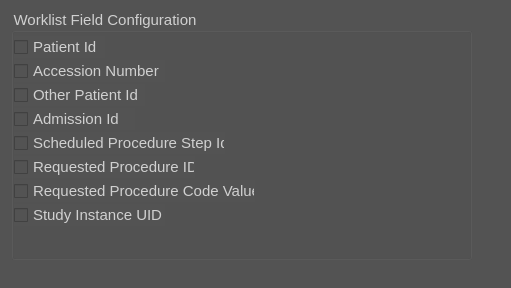
<?xml version="1.0" encoding="UTF-8"?>
<ui version="4.0">
 <class>WorklistFieldConfigurationWidget</class>
 <widget class="QWidget" name="WorklistFieldConfigurationWidget">
  <property name="geometry">
   <rect>
    <x>0</x>
    <y>0</y>
    <width>511</width>
    <height>288</height>
   </rect>
  </property>
  <property name="font">
   <font>
    <pointsize>11</pointsize>
   </font>
  </property>
  <property name="windowTitle">
   <string>Form</string>
  </property>
  <property name="styleSheet">
   <string notr="true">background-color: rgb(83, 83, 83);
color: rgb(208, 208, 208);</string>
  </property>
  <widget class="QGroupBox" name="worklistGroupBox">
   <property name="geometry">
    <rect>
     <x>11</x>
     <y>9</y>
     <width>461</width>
     <height>251</height>
    </rect>
   </property>
   <property name="sizePolicy">
    <sizepolicy hsizetype="Preferred" vsizetype="Preferred">
     <horstretch>0</horstretch>
     <verstretch>0</verstretch>
    </sizepolicy>
   </property>
   <property name="font">
    <font>
     <pointsize>11</pointsize>
    </font>
   </property>
   <property name="title">
    <string>Worklist Field Configuration</string>
   </property>
   <widget class="QCheckBox" name="patientIDCheckBox">
    <property name="geometry">
     <rect>
      <x>3</x>
      <y>27</y>
      <width>91</width>
      <height>22</height>
     </rect>
    </property>
    <property name="font">
     <font>
      <pointsize>11</pointsize>
     </font>
    </property>
    <property name="text">
     <string>Patient Id</string>
    </property>
   </widget>
   <widget class="QCheckBox" name="accessionNumberCheckBox">
    <property name="geometry">
     <rect>
      <x>3</x>
      <y>51</y>
      <width>151</width>
      <height>22</height>
     </rect>
    </property>
    <property name="font">
     <font>
      <pointsize>11</pointsize>
     </font>
    </property>
    <property name="text">
     <string>Accession Number</string>
    </property>
   </widget>
   <widget class="QCheckBox" name="otherPatientIDCheckBox">
    <property name="geometry">
     <rect>
      <x>3</x>
      <y>75</y>
      <width>131</width>
      <height>22</height>
     </rect>
    </property>
    <property name="font">
     <font>
      <pointsize>11</pointsize>
     </font>
    </property>
    <property name="text">
     <string>Other Patient Id</string>
    </property>
   </widget>
   <widget class="QCheckBox" name="admissionIDCheckBox">
    <property name="geometry">
     <rect>
      <x>3</x>
      <y>99</y>
      <width>121</width>
      <height>22</height>
     </rect>
    </property>
    <property name="font">
     <font>
      <pointsize>11</pointsize>
     </font>
    </property>
    <property name="text">
     <string>Admission Id</string>
    </property>
   </widget>
   <widget class="QCheckBox" name="scheduledProcedureStepIDCheckBox">
    <property name="geometry">
     <rect>
      <x>3</x>
      <y>123</y>
      <width>211</width>
      <height>22</height>
     </rect>
    </property>
    <property name="font">
     <font>
      <pointsize>11</pointsize>
     </font>
    </property>
    <property name="text">
     <string>Scheduled Procedure Step Id</string>
    </property>
   </widget>
   <widget class="QCheckBox" name="requestedProcedureIDCheckBox">
    <property name="geometry">
     <rect>
      <x>3</x>
      <y>147</y>
      <width>181</width>
      <height>22</height>
     </rect>
    </property>
    <property name="font">
     <font>
      <pointsize>11</pointsize>
     </font>
    </property>
    <property name="text">
     <string>Requested Procedure ID</string>
    </property>
   </widget>
   <widget class="QCheckBox" name="requestedProcedureCodeValueCheckBox">
    <property name="geometry">
     <rect>
      <x>3</x>
      <y>171</y>
      <width>241</width>
      <height>22</height>
     </rect>
    </property>
    <property name="font">
     <font>
      <pointsize>11</pointsize>
     </font>
    </property>
    <property name="text">
     <string>Requested Procedure Code Value</string>
    </property>
   </widget>
   <widget class="QCheckBox" name="studyInstanceUIDCheckBox">
    <property name="geometry">
     <rect>
      <x>3</x>
      <y>195</y>
      <width>151</width>
      <height>22</height>
     </rect>
    </property>
    <property name="font">
     <font>
      <pointsize>11</pointsize>
     </font>
    </property>
    <property name="text">
     <string>Study Instance UID</string>
    </property>
   </widget>
  </widget>
 </widget>
 <resources/>
 <connections/>
</ui>
